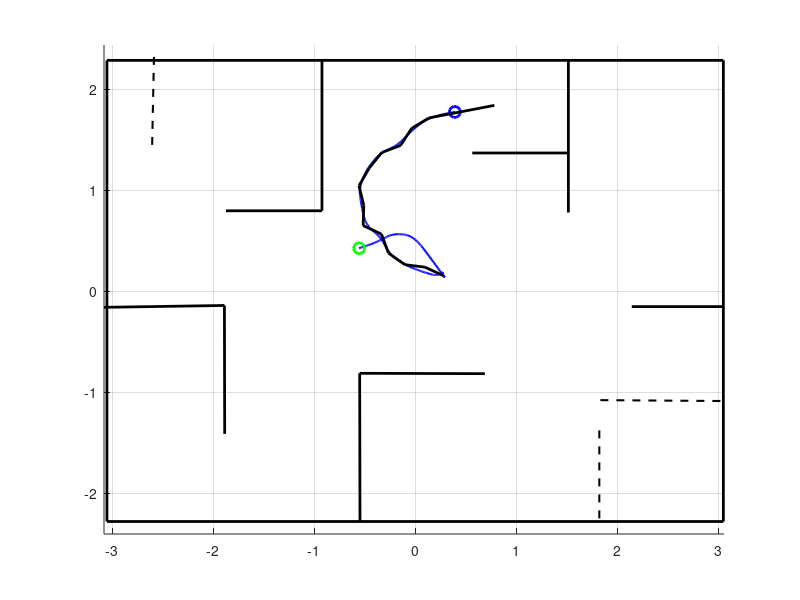

Recreate this plot in MATLAB. (Note: this script raises an error after producing the figure.)
% PLOTTING OPTIONAL WALL RESULTS

data = load('simrun1.mat');
dataStore = data.dataStore;

mapdata = load('PracticeMap2026.mat');

fixedWalls = mapdata.map;
optWalls = mapdata.optWalls;

% Get wall belief if available
if isfield(dataStore, 'wallBelief') && ~isempty(dataStore.wallBelief)
    wallState = dataStore.wallBelief.state;
else
    wallState = zeros(size(optWalls,1),1);
end

figure;
hold on;
grid on;
axis equal;

% Plot fixed walls in solid black
for i = 1:size(fixedWalls,1)
    plot([fixedWalls(i,1), fixedWalls(i,3)], ...
         [fixedWalls(i,2), fixedWalls(i,4)], ...
         'k-', 'LineWidth', 2);
end

% Plot optional walls in dashed black first
for i = 1:size(optWalls,1)
    plot([optWalls(i,1), optWalls(i,3)], ...
         [optWalls(i,2), optWalls(i,4)], ...
         'k--', 'LineWidth', 1.5);
end

% Plot detected-present optional walls in red
for i = 1:size(optWalls,1)
    if wallState(i) == 1
        plot([optWalls(i,1), optWalls(i,3)], ...
             [optWalls(i,2), optWalls(i,4)], ...
             'r-', 'LineWidth', 3);
    end
end

% Plot detected-absent optional walls in green
for i = 1:size(optWalls,1)
    if wallState(i) == -1
        plot([optWalls(i,1), optWalls(i,3)], ...
             [optWalls(i,2), optWalls(i,4)], ...
             'g-', 'LineWidth', 3);
    end
end

% Plot robot trajectory
if isfield(dataStore, 'truthPose') && ~isempty(dataStore.truthPose)
    x = dataStore.truthPose(:,2);
    y = dataStore.truthPose(:,3);

    plot(x, y, 'b-', 'LineWidth', 1.5);
    plot(x(1), y(1), 'go', 'MarkerSize', 8, 'LineWidth', 2);
    plot(x(end), y(end), 'bo', 'MarkerSize', 8, 'LineWidth', 2);
end

% V = dataStore.rrtNodes;
% parent = dataStore.rrtParent;
% path = dataStore.rrtPath;
% plot RRT path
if ~isempty(dataStore.rrtPath)
    plot(dataStore.rrtPath(:,1), dataStore.rrtPath(:,2), 'k-', 'LineWidth', 2);
end

if isfield(dataStore, 'rrtNodes') && ~isempty(dataStore.rrtNodes)

    for k = 1:length(dataStore.rrtNodes)
        V = dataStore.rrtNodes{k};
        parent = dataStore.rrtParent{k};

        for i = 2:size(V,1)
            p = parent(i);
            plot([V(i,1), V(p,1)], ...
                 [V(i,2), V(p,2)], ...
                 'Color', [0.7 0.7 1], 'LineWidth', 0.5);
        end
    end
end

xlabel('x position [m]');
ylabel('y position [m]');
title('Optional Wall Detection Results');

legend('Fixed walls', ...
       'Optional walls', ...
       'Detected optional walls', ...
       'Robot trajectory', ...
       'Start', ...
       'End');
